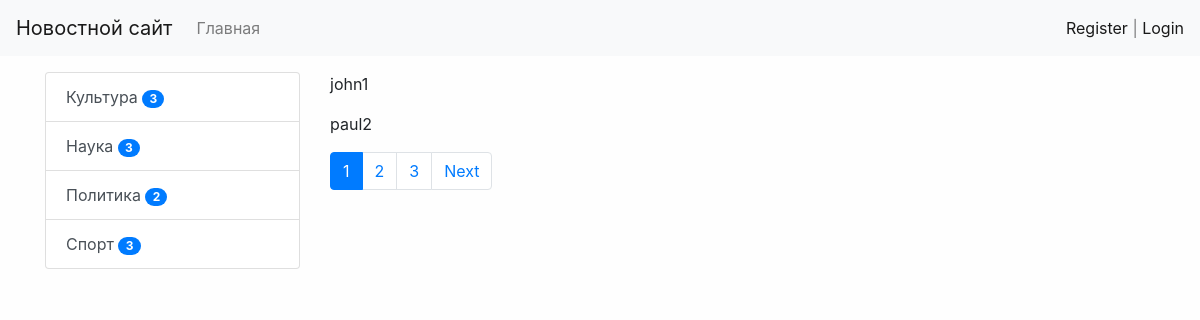
Page /test/ on the committed database.
### news/models.py (models this page shows, shortened)
class Category(models.Model):
    title = models.CharField(max_length=150, db_index=True, verbose_name='Наименование категории')
    def get_absolute_url(self):
        return reverse('category', kwargs={"category_id": self.pk})
    class Meta:
        verbose_name = 'Категория'
        verbose_name_plural = 'Категрии'
        ordering = ['title', ]

### news/views.py (the view)
# urls.py: path('test/', test, name='test'),
def test(request):
    objects = ['john1', 'paul2', 'george3', 'ringo4', 'john5', 'paul6', 'george7']
    paginator = Paginator(objects, 2)
    page_number = request.GET.get('page', 1)
    page_obj = paginator.get_page(page_number)
    return render(request, 'news/test.html', {'page_obj': page_obj})

### news/templatetags/news_tags.py (called while the page is built)
@register.simple_tag(name='get_list_categories')
def get_categories():
    q = '''select
                cat.id as id,
                cat.title as title,
                count(*) as cnt
            from news_category cat
            inner join news_news nw on nw.category_id=cat.id
            where nw.is_published<>0
            group by cat.id
            order by cat.title
    '''
    return Category.objects.raw(q)

@register.inclusion_tag('news/list_categories.html')
def show_categories():
    categories = get_categories()
    return {'categories': categories}

### news/templates/news/test.html (shortened to what this page needs)
{% extends "base.html" %}
{% block sidebar %}
{% include 'inc/_sidebar.html' %}
{% endblock%}
{% block content %}
    {% for name in page_obj.object_list %}
        <p> {{ name }} </p>
    {% endfor %}
{% endblock%}

### news/templates/news/list_categories.html
<div class="list-group">
    {% for item in categories %}
    <a href="{{ item.get_absolute_url }}" class="list-group-item list-group-item-action">{{ item.title }} <span
            class="badge badge-primary badge-pill">{{item.cnt}}</span></a>
    {% endfor %}
</div>

### mysite/static/css/style.css (style rules this page uses)
body { background-color: #fefefe; }

### rows in the picture
Category: title "Культура", cnt "3"
Category: title "Наука", cnt "3"
Category: title "Политика", cnt "2"
Category: title "Спорт", cnt "3"

### other values in the picture
{{ name }} "john1" "paul2"
{{ p }} "1"
{{ p }} "2" "3"
